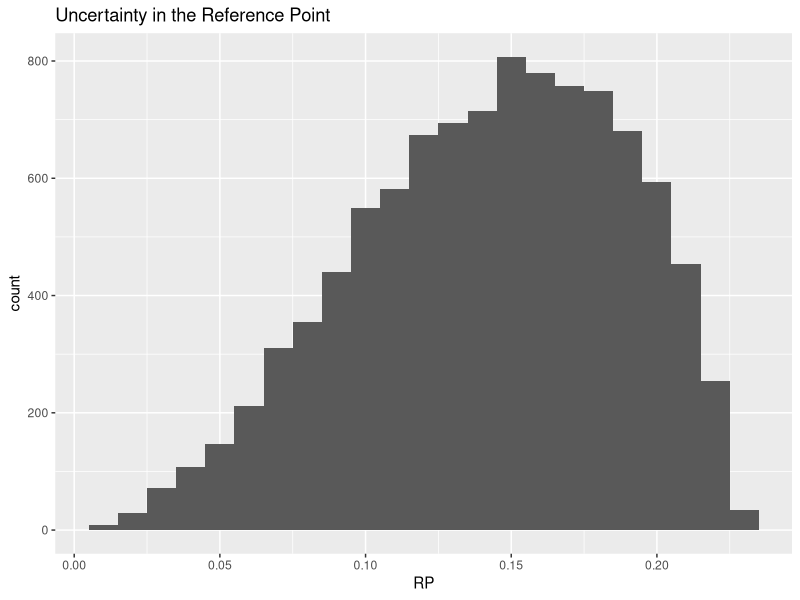
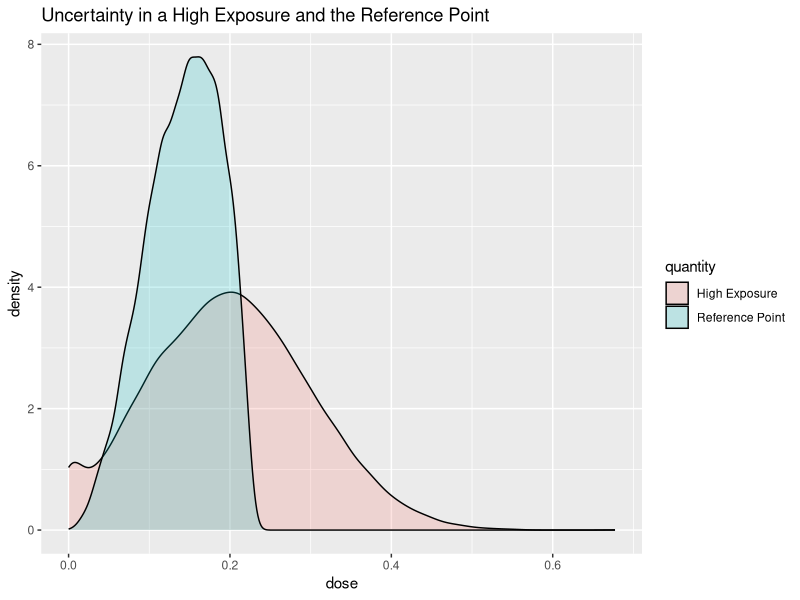
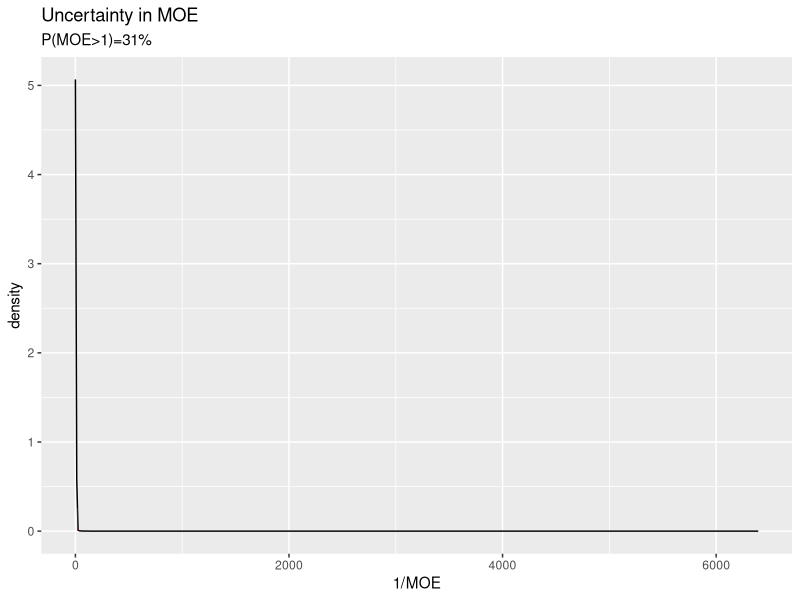
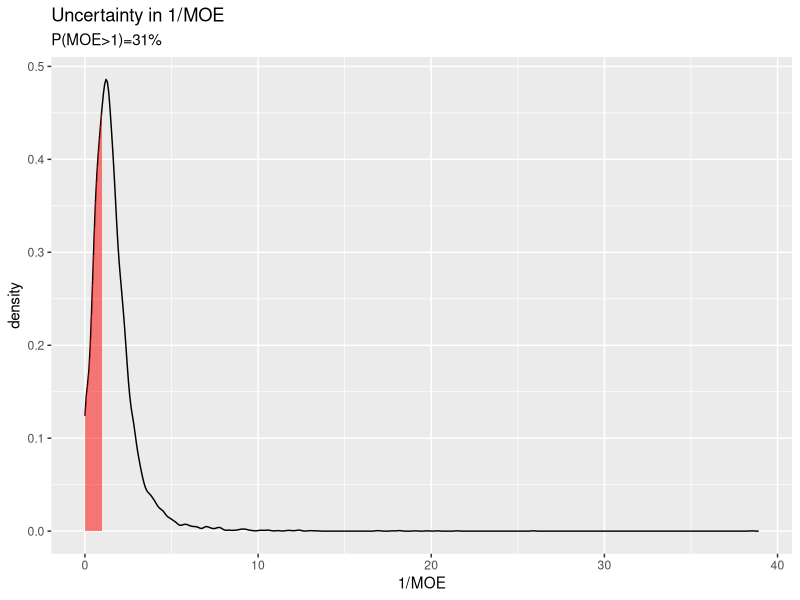

Reproduce these figures in R, in order.
## ---- chunk 1
#| echo: false
#| message: false

library(ggplot2)
## ---- chunk 2
## hazard
bmd = 0.147
bmdl = 0.062
bmdu = 0.21
## exposure
ael = 0.03
aeu = 0.15
hel = 0.07
heu = 0.33
## MOE threshold
th = 1
## ---- chunk 3
#| echo: true 

0.23 * rbeta(n = 10, shape1 = 3.15, shape2 = 1.92)
## ---- chunk 4
niter = 10^4 
rp = 0.23 * rbeta(n = niter, shape1 = 3.15, shape2 = 1.92)
## ---- chunk 5
library(ggplot2)
ggplot(data.frame(RP=rp), aes(x=RP)) +
  geom_histogram(binwidth = 0.01) +
  ggtitle("Uncertainty in the Reference Point")

## ---- chunk 6
#| echo: true 

m = (0.07+0.33)/2
s = (0.33-m)/qnorm(0.9)

he = rnorm(n = niter, mean = m, sd = s)
he[he<0] = 0 # truncate
## ---- chunk 7
#| echo: true 

ggplot(data.frame(dose = c(rp,he), quantity = rep(c("Reference Point", "High Exposure"),each = niter)),aes(x=dose, fill = quantity)) +
  geom_density(alpha=0.2) +
  ggtitle("Uncertainty in a High Exposure and the Reference Point")
## ---- chunk 8
df <- density(rp/he, from=0)
df <- data.frame(x=df$x,y=df$y)
ggplot(data.frame(x=df$x,y=df$y),aes(x=x, y=y)) +
  geom_line() +
  geom_ribbon(data=subset(df,x>1),  aes(x=x,ymax=y),ymin=0,fill="red", alpha=0.5) +
  xlab("1/MOE") +
  ylab("density") +
  ggtitle("Uncertainty in MOE", subtitle=paste0("P(MOE>1)=",round(mean(rp/he>1)*100),"%"))
## ---- chunk 9
df <- density(he/rp, from=0)
df <- data.frame(x=df$x,y=df$y)
ggplot(data.frame(x=df$x,y=df$y),aes(x=x, y=y)) +
  geom_line() +
  geom_ribbon(data=subset(df,x<1),  aes(x=x,ymax=y),ymin=0,fill="red", alpha=0.5) +
  xlab("1/MOE") +
  ylab("density") +
  ggtitle("Uncertainty in 1/MOE", subtitle=paste0("P(MOE>1)=",round(mean(rp/he>1)*100),"%"))
